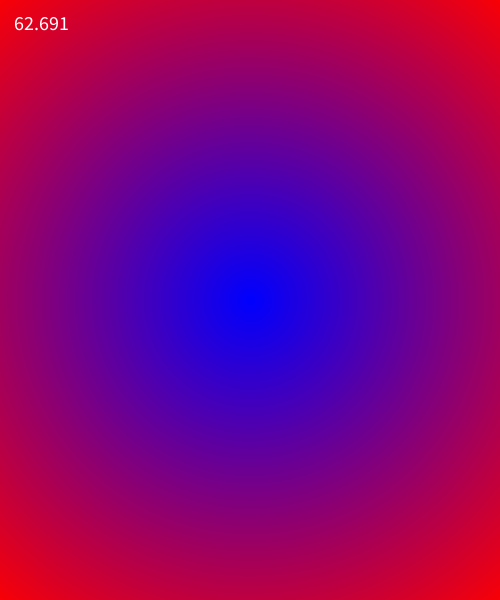
Frame 1 (no input)
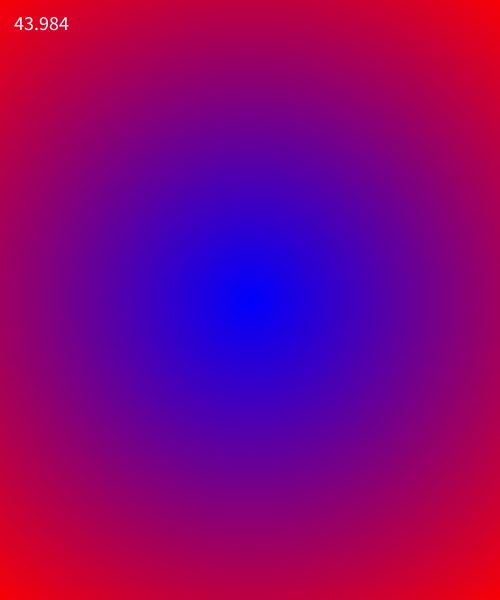
Frame 60 (the mouse pressed at the canvas centre just before this capture)
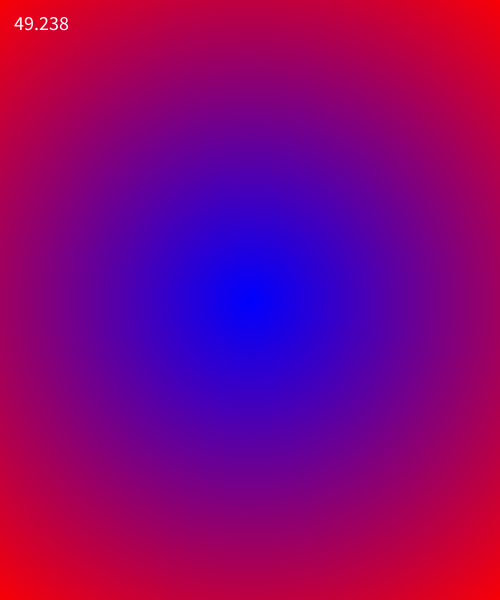
Frame 120 (the mouse held since frame 60 and released just before this capture)

The Processing sketch that drew these frames (run headless with seeded random() and noise(); from frame 60 on, the mouse is pressed at the canvas centre):

// Processing sketch: w04_08_pixels_createImage_gradation_circular
// ── w04_08_pixels_createImage_gradation_circular.pde
// IMA NYU Shanghai
// Kinetic Interfaces
// MOQN
// Feb 12 2018

PImage img;

void setup() {
  size(500, 600);
  noStroke();

  img = createImage(width, height, RGB); // ARGB
}


void draw() {
  background(0);

  int index = 0;
  img.loadPixels();
  for (int y = 0; y < img.height; y++) {
    for (int x = 0; x < img.width; x++) {
      
      // get the distance from the center to the pixel
      float distance = dist(img.width/2, img.height/2, x, y);
      
      float r = map(distance, 0, 400, 0, 255);
      float g = 0;
      float b = map(distance, 0, 400, 255, 0);
      img.pixels[index] = color(r, g, b);
      
      index++;
    }
  }
  img.updatePixels();

  image(img, 0, 0);

  textSize(20);
  text(frameRate, 10, 30);
}
